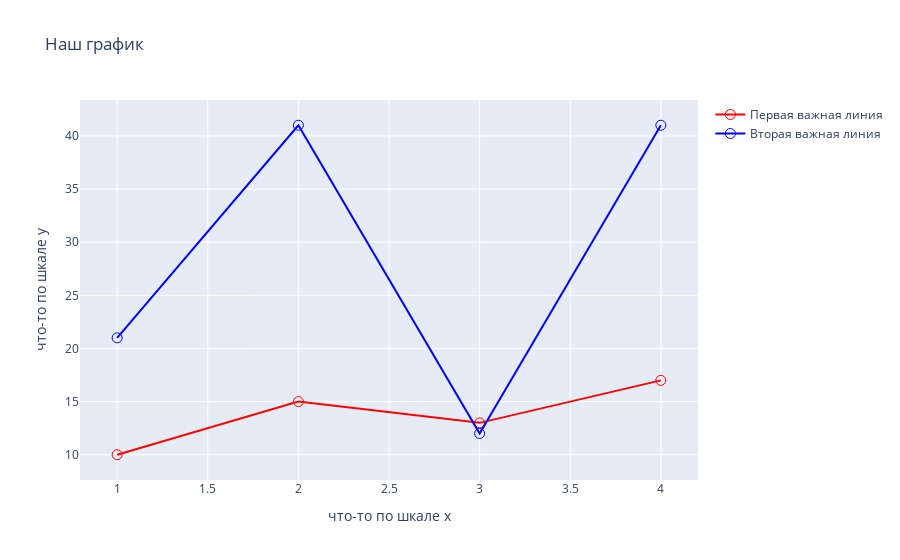

Source (notebook cell):
### Code cell
import plotly.graph_objects as go

trace0 = go.Scatter(
    x=[1, 2, 3, 4],
    y=[10, 15, 13, 17],
    marker={'color': 'red', 'symbol': 100, 'size': 10}, # аттрибуты маркера - цвет, код символа, размер
    mode = 'lines+markers', # атрибуты графика. Здесь можно задать просто линию или маркеры, например
    text = ['one', 'two', 'three', 'four'], # подписи к точкам
    name = 'Первая важная линия' # имя в легенде
)

trace1 = go.Scatter(
    x=[1, 2, 3, 4],
    y=[21, 41, 12, 41],
    marker= dict(color='blue', symbol=100, size=10), # аттрибуты маркера - цвет, код символа, размер
    mode = 'lines+markers', # атрибуты графика. Здесь можно задать просто линию или маркеры, например
    text = ['one', 'two', 'three', 'four'], # подписи к точкам
    name = 'Вторая важная линия' # имя в легенде
)

our_data = [trace0, trace1]
our_layout = go.Layout(
    title="Наш график", 
    xaxis={'title':'что-то по шкале x'}, # заголовки шкал
    yaxis={'title':'что-то по шкале y'})

# после того, как создали отдельно объекты и для data, и для layout, передаем их функции go.Figure()
fig = go.Figure(data=our_data, layout=our_layout)

fig.show()

### Figure 1 — Plotly figure (JSON) as saved in the notebook; plotly's stock layout.template omitted (floating-point values rounded to 4 significant figures)
{"data": [{"marker": {"color": "red", "size": 10, "symbol": 100}, "mode": "lines+markers", "name": "Первая важная линия", "text": ["one", "two", "three", "four"], "type": "scatter", "x": [1, 2, 3, 4], "y": [10, 15, 13, 17]}, {"marker": {"color": "blue", "size": 10, "symbol": 100}, "mode": "lines+markers", "name": "Вторая важная линия", "text": ["one", "two", "three", "four"], "type": "scatter", "x": [1, 2, 3, 4], "y": [21, 41, 12, 41]}], "layout": {"autosize": true, "title": {"text": "Наш график"}, "xaxis": {"autorange": true, "range": [0.7998, 4.2], "title": {"text": "что-то по шкале x"}, "type": "linear"}, "yaxis": {"autorange": true, "range": [7.344, 43.66], "title": {"text": "что-то по шкале y"}, "type": "linear"}}}
